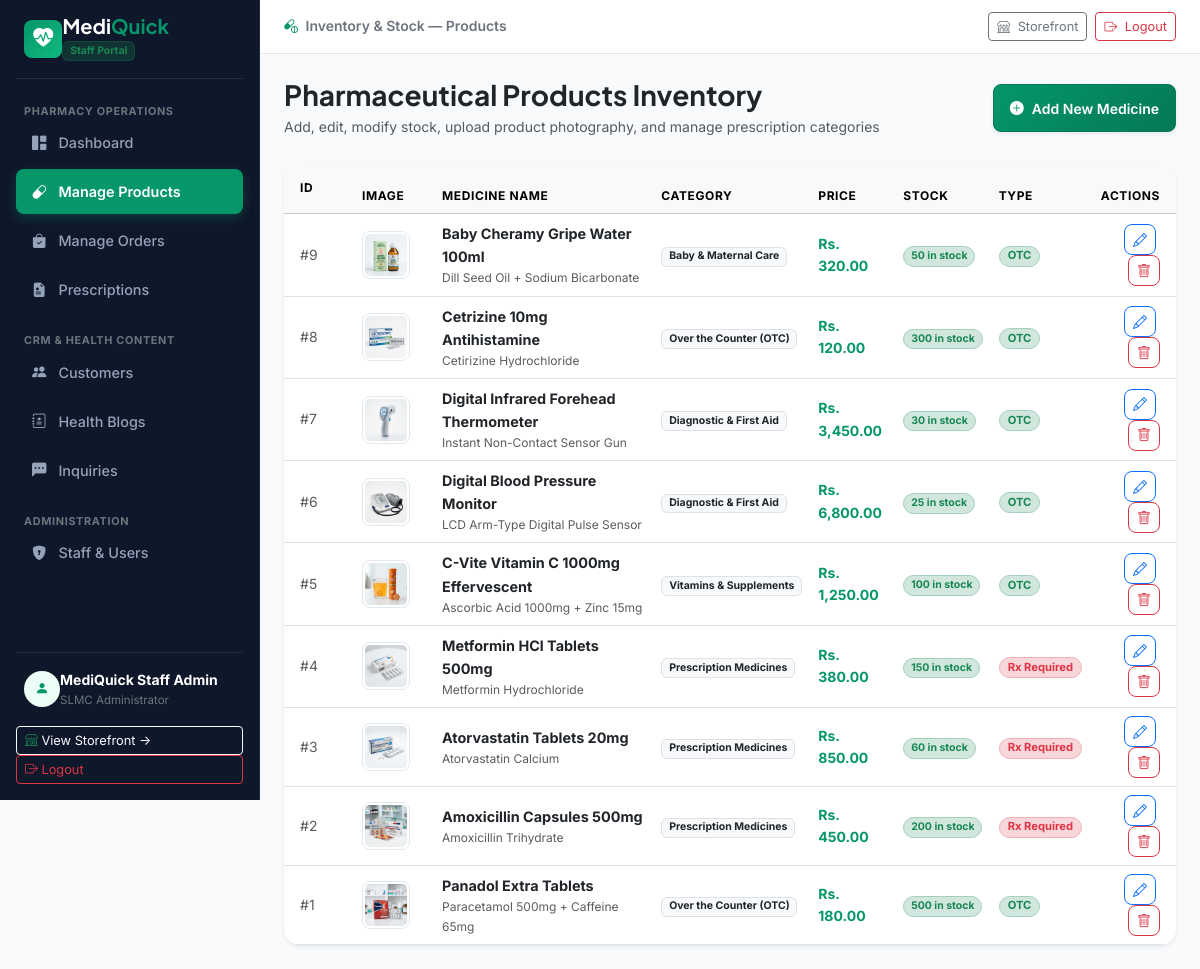
/admin/products.php (signed in), run on the app's committed database.
### tables this page shows
CREATE TABLE `products` (
    `id` INT AUTO_INCREMENT PRIMARY KEY,
    `name` VARCHAR(255) NOT NULL,
    `generic_name` VARCHAR(255) DEFAULT NULL,
    `category_id` INT NOT NULL,
    `price` DECIMAL(10,2) NOT NULL,
    `stock` INT NOT NULL DEFAULT 50,
    `dosage` VARCHAR(100) DEFAULT NULL,
    `manufacturer` VARCHAR(150) DEFAULT 'State Pharmaceuticals (SPMC)',
    `requires_prescription` TINYINT(1) DEFAULT 0,
    `image` LONGTEXT NOT NULL,
    `description` TEXT DEFAULT NULL,
    `created_at` TIMESTAMP DEFAULT CURRENT_TIMESTAMP,
    FOREIGN KEY (`category_id`) REFERENCES `categories`(`id`) ON DELETE CASCADE
);

CREATE TABLE `categories` (
    `id` INT AUTO_INCREMENT PRIMARY KEY,
    `name` VARCHAR(100) NOT NULL,
    `description` TEXT DEFAULT NULL,
    `icon` VARCHAR(50) DEFAULT 'bi-capsule'
);

### config/db.php (called while the page is built, shortened)
<?php
function formatLKR($amount) {
    return 'Rs. ' . number_format((float)$amount, 2);
}
?>

### admin/products.php (the view, shortened to what this page needs)
<?php
$basePath = '../';
require_once __DIR__ . '/../config/db.php';
$productsQuery = mysqli_query($conn, "SELECT p.*, c.name AS category_name FROM products p JOIN categories c ON p.category_id = c.id ORDER BY p.id DESC");
include_once __DIR__ . '/../includes/header.php';
?>
<div class="d-flex" style="min-height: 100vh;">
  <?php include_once __DIR__ . '/../includes/admin_sidebar.php'; ?>
  <div class="flex-grow-1 d-flex flex-column" style="background-color: #f8fafc; min-width: 0;">
    <div class="admin-topbar d-flex justify-content-between align-items-center">
      <div class="d-flex align-items-center gap-2">
        <div class="small text-secondary fw-semibold text-truncate">
          <i class="bi bi-capsule-pill text-emerald me-1"></i> <span class="d-none d-sm-inline">Inventory & Stock &mdash; </span>Products
        </div>
      </div>
      <div class="d-flex align-items-center gap-2">
        <a href="../index.php" target="_blank" class="btn btn-sm btn-outline-secondary" style="font-size: 0.8rem;">
          <i class="bi bi-shop me-1"></i> Storefront
        </a>
        <a href="logout.php" class="btn btn-sm btn-outline-danger" style="font-size: 0.8rem;">
          <i class="bi bi-box-arrow-right me-1"></i> Logout
        </a>
      </div>
    </div>
    <div class="p-3 p-md-4 flex-grow-1">
      <div class="d-flex flex-wrap justify-content-between align-items-center gap-2 mb-4">
        <div>
          <h3 class="fw-bold mb-1 font-heading text-dark">Pharmaceutical Products Inventory</h3>
          <p class="text-muted small mb-0">Add, edit, modify stock, upload product photography, and manage prescription categories</p>
        </div>
        <button type="button" class="btn btn-emerald btn-sm py-2 px-3 shadow-sm rounded-3 d-inline-flex align-items-center gap-1.5"
                data-bs-toggle="modal" data-bs-target="#productModal" onclick="resetForm()">
          <i class="bi bi-plus-circle-fill"></i> Add New Medicine
        </button>
      </div>
      <div class="card card-custom bg-white border-0 shadow-sm overflow-hidden">
        <div class="table-responsive">
          <table class="table table-hover align-middle mb-0">
            <thead class="table-light text-secondary small text-uppercase" style="font-size: 0.75rem; letter-spacing: 0.05em;">
              <tr>
                <th class="ps-3 py-3" style="width: 70px;">ID</th>
                <th style="width: 80px;">Image</th>
                <th style="min-width: 200px;">Medicine Name</th>
                <th>Category</th>
                <th>Price</th>
                <th>Stock</th>
                <th>Type</th>
                <th class="text-end pe-3">Actions</th>
              </tr>
            </thead>
            <tbody class="small">
              <?php if ($productsQuery && mysqli_num_rows($productsQuery) > 0): ?>
                <?php while ($prod = mysqli_fetch_assoc($productsQuery)):
                  $pImg = $prod['image'];
                  if (strpos($pImg, 'http') !== 0 && strpos($pImg, 'data:') !== 0) {
                      $pImg = $basePath . $pImg;
                  }
                ?>
                  <tr>
                    <td class="ps-3 font-mono text-muted">#<?php echo $prod['id']; ?></td>
                    <td>
                      <img src="<?php echo htmlspecialchars($pImg); ?>" alt="<?php echo htmlspecialchars($prod['name']); ?>" style="width: 48px; height: 48px; object-fit: contain; background: #ffffff; border-radius: 8px; border: 1px solid #e2e8f0; padding: 2px;">
                    </td>
                    <td>
                      <strong class="text-dark d-block" style="font-size: 0.9rem;"><?php echo htmlspecialchars($prod['name']); ?></strong>
                      <?php if (!empty($prod['generic_name'])): ?>
                        <div class="text-muted" style="font-size: 0.75rem;"><?php echo htmlspecialchars($prod['generic_name']); ?></div>
                      <?php endif; ?>
                    </td>
                    <td><span class="badge bg-light text-dark border"><?php echo htmlspecialchars($prod['category_name']); ?></span></td>
                    <td class="fw-bold text-emerald"><?php echo formatLKR($prod['price']); ?></td>
                    <td>
                      <?php if ($prod['stock'] > 20): ?>
                        <span class="badge bg-success-subtle text-success border border-success-subtle px-2.5 py-1 rounded-pill"><?php echo $prod['stock']; ?> in stock</span>
                      <?php elseif ($prod['stock'] > 0): ?>
                        <span class="badge bg-warning-subtle text-warning border border-warning-subtle px-2.5 py-1 rounded-pill"><?php echo $prod['stock']; ?> low</span>
                      <?php else: ?>
                        <span class="badge bg-danger-subtle text-danger border border-danger-subtle px-2.5 py-1 rounded-pill">Out of Stock</span>
                      <?php endif; ?>
                    </td>
                    <td>
                      <?php if ($prod['requires_prescription']): ?>
                        <span class="badge bg-danger-subtle text-danger border border-danger-subtle px-2 py-0.5 rounded-pill" style="font-size: 0.7rem;">Rx Required</span>
                      <?php else: ?>
                        <span class="badge bg-success-subtle text-success border border-success-subtle px-2 py-0.5 rounded-pill" style="font-size: 0.7rem;">OTC</span>
                      <?php endif; ?>
                    </td>
                    <td class="text-end pe-3">
                      <button type="button" class="btn btn-sm btn-outline-primary me-1 rounded-3"
                              onclick='editProduct(<?php echo htmlspecialchars(json_encode($prod), ENT_QUOTES, 'UTF-8'); ?>)' title="Edit Product">
                        <i class="bi bi-pencil"></i>
                      </button>
                      <a href="products.php?action=delete&id=<?php echo $prod['id']; ?>" class="btn btn-sm btn-outline-danger rounded-3"
                         onclick="return confirmAction('Are you sure you want to permanently delete <?php echo htmlspecialchars(addslashes($prod['name'])); ?> (#<?php echo $prod['id']; ?>)? This medicine will be removed from your store inventory.', 'Delete Medicine?');" title="Delete Product">
                        <i class="bi bi-trash"></i>
                      </a>
                    </td>
                  </tr>
                <?php endwhile; ?>
              <?php else: ?>
                <tr><td colspan="8" class="text-center text-muted py-5">No products in inventory.</td></tr>
              <?php endif; ?>
            </tbody>
          </table>
        </div>
      </div>
    </div>
  </div>
</div>
</body>
</html>

### assets/css/style.css (style rules this page uses)
:root { --mq-primary: #059669; --mq-primary-hover: #047857; --mq-primary-dark: #064e3b; --mq-primary-light: #ecfdf5; --mq-primary-border: #a7f3d0; --mq-sky: #0ea5e9; --mq-sky-light: #f0f9ff; --mq-dark: #0f172a; --mq-slate: #334155; --mq-muted: #64748b; --mq-light-bg: #f8fafc; --mq-card-bg: #ffffff; --mq-border: #e2e8f0; --font-sans: 'Inter', -apple-system, BlinkMacSystemFont, 'Segoe UI', Roboto, sans-serif; --font-heading: 'Plus Jakarta Sans', 'Inter', sans-serif; }
body { font-family: var(--font-sans); background-color: var(--mq-light-bg); color: var(--mq-dark); line-height: 1.6; min-height: 100vh; display: flex; flex-direction: column; -webkit-font-smoothing: antialiased; -moz-osx-font-smoothing: grayscale; }
h1, h2, h3, h4, h5, h6, .font-heading { font-family: var(--font-heading); font-weight: 700; color: var(--mq-dark); }
a { text-decoration: none; transition: all 0.2s ease-in-out; }
.btn-emerald { background: linear-gradient(135deg, #059669 0%, #047857 100%); color: #ffffff; border: 1px solid #047857; font-weight: 600; border-radius: 12px; min-height: 48px; padding: 0.65rem 1.4rem; display: inline-flex; align-items: center; justify-content: center; gap: 8px; box-shadow: 0 4px 14px rgba(5, 150, 105, 0.22); transition: all 0.2s cubic-bezier(0.16, 1, 0.3, 1); }
.card-custom { background-color: #ffffff; border: 1px solid var(--mq-border); border-radius: 16px; box-shadow: 0 2px 8px rgba(15, 23, 42, 0.04); transition: transform 0.2s ease, box-shadow 0.2s ease; }
.admin-topbar { background-color: #ffffff; border-bottom: 1px solid var(--mq-border); padding: 0.75rem 1.5rem; }
.text-emerald { color: var(--mq-primary) !important; }

### data on the page
products: id "9", shows a picture, name "Baby Cheramy Gripe Water 100ml", generic_name "Dill Seed Oil + Sodium Bicarbonate", category.name "Baby & Maternal Care", price "Rs. 320.00", stock "50", requires_prescription "OTC"
products: id "8", shows a picture, name "Cetrizine 10mg Antihistamine", generic_name "Cetirizine Hydrochloride", category.name "Over the Counter (OTC)", price "Rs. 120.00", stock "300", requires_prescription "OTC"
products: id "7", shows a picture, name "Digital Infrared Forehead Thermometer", generic_name "Instant Non-Contact Sensor Gun", category.name "Diagnostic & First Aid", price "Rs. 3,450.00", stock "30", requires_prescription "OTC"
products: id "6", shows a picture, name "Digital Blood Pressure Monitor", generic_name "LCD Arm-Type Digital Pulse Sensor", category.name "Diagnostic & First Aid", price "Rs. 6,800.00", stock "25", requires_prescription "OTC"
products: id "5", shows a picture, name "C-Vite Vitamin C 1000mg Effervescent", generic_name "Ascorbic Acid 1000mg + Zinc 15mg", category.name "Vitamins & Supplements", price "Rs. 1,250.00", stock "100", requires_prescription "OTC"
products: id "4", shows a picture, name "Metformin HCl Tablets 500mg", generic_name "Metformin Hydrochloride", category.name "Prescription Medicines", price "Rs. 380.00", stock "150", requires_prescription "Rx Required"
products: id "3", shows a picture, name "Atorvastatin Tablets 20mg", generic_name "Atorvastatin Calcium", category.name "Prescription Medicines", price "Rs. 850.00", stock "60", requires_prescription "Rx Required"
products: id "2", shows a picture, name "Amoxicillin Capsules 500mg", generic_name "Amoxicillin Trihydrate", category.name "Prescription Medicines", price "Rs. 450.00", stock "200", requires_prescription "Rx Required"
products: id "1", shows a picture, name "Panadol Extra Tablets", generic_name "Paracetamol 500mg + Caffeine 65mg", category.name "Over the Counter (OTC)", price "Rs. 180.00", stock "500", requires_prescription "OTC"

### other printed values
$adminName "MediQuick Staff Admin"
